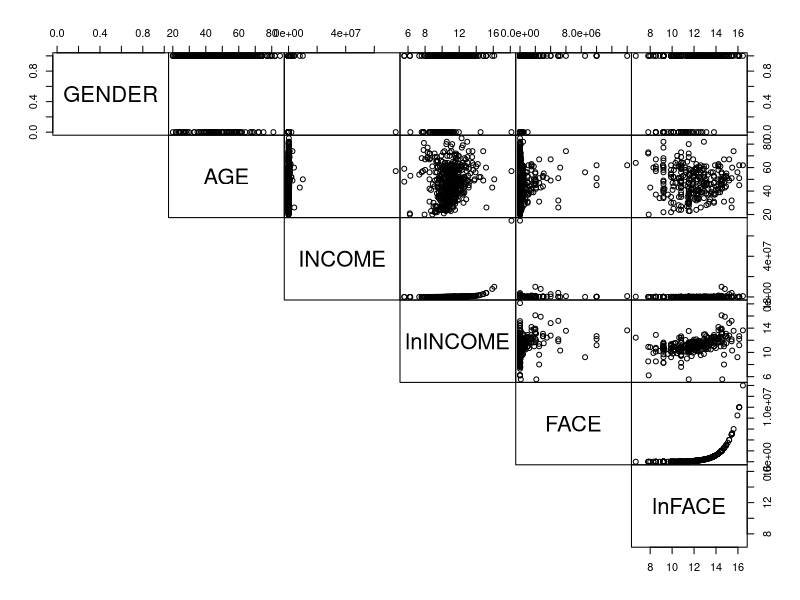
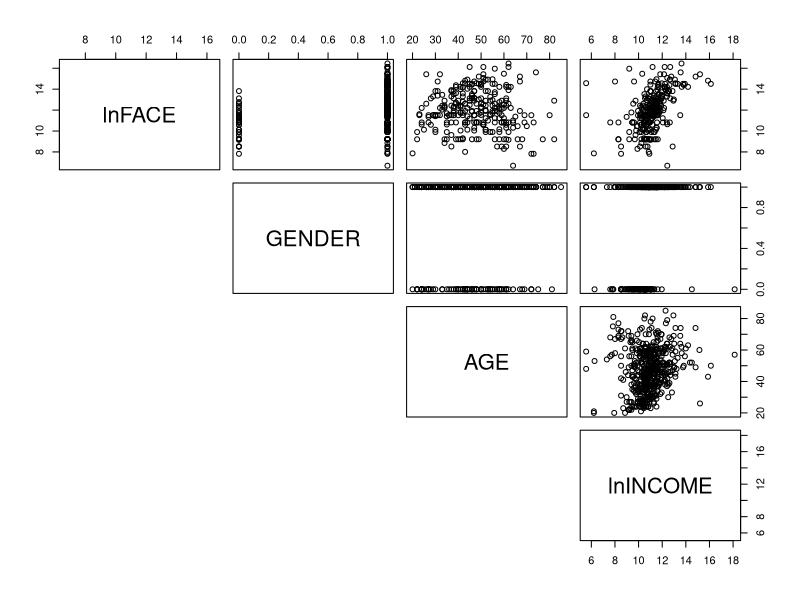
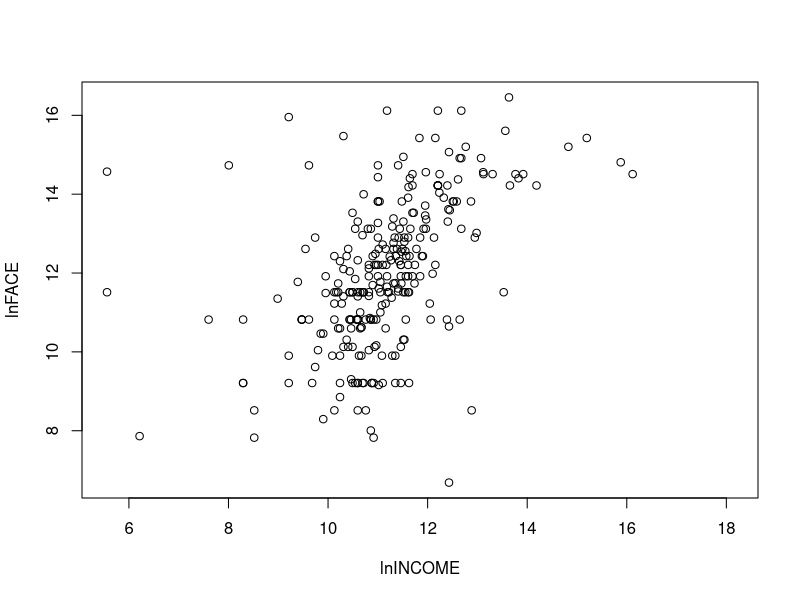
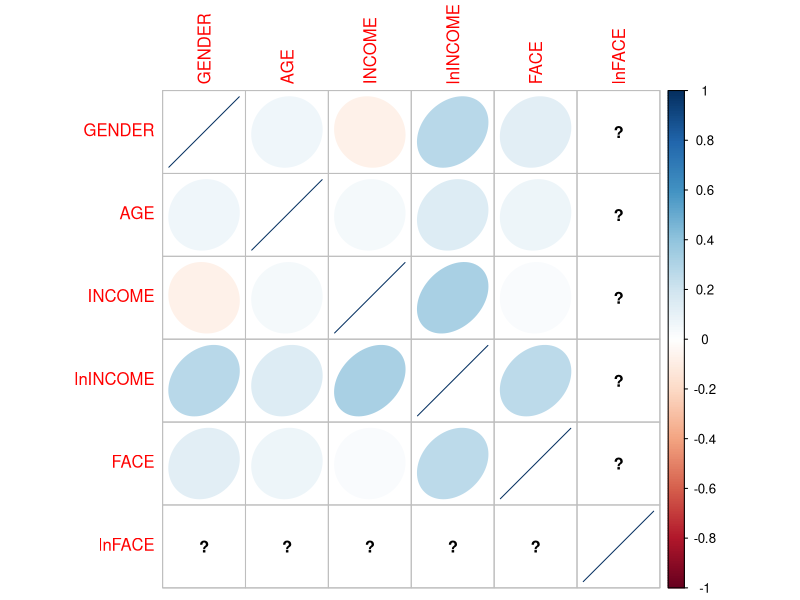
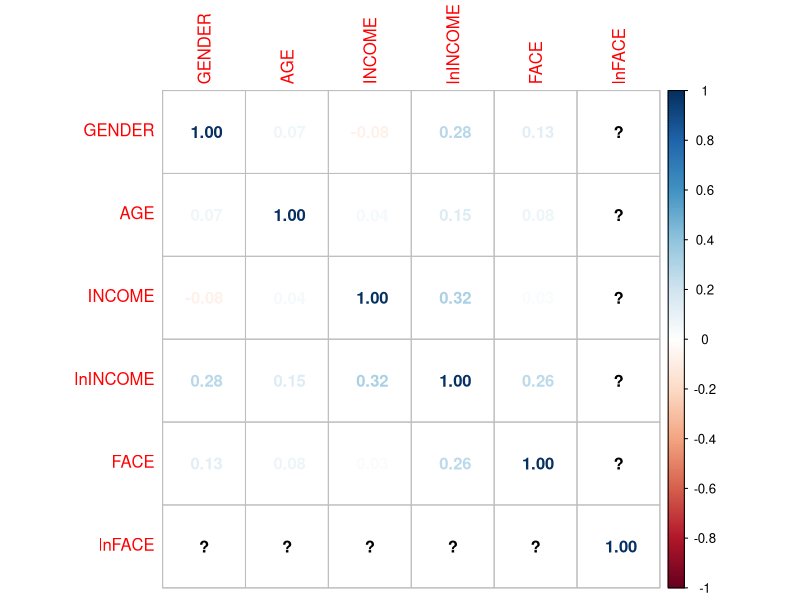

Reproduce these figures in R, in order.
# ###########################################################################
# #                                                                         #
# #                    FINAL ASSIGNMENT - QUESTION #1                       #
# #                                                                         #
# ###########################################################################
#

# 1. How gender, age and income (explanatory variables) are related to FACE 
# (dependent variable) and each other.
# a. Use graphs/figures to show the relationships
# 2. Can gender, age and income help explain the FACE
#    a. Run a multiple linear regression
#    b. Find the estimated regression parameters
#    c. Use Rsq, Rsq_Adj, MSE to show performance of explanatory variables
#    d. Use T‐test to show – how important the explanatory variables are
# 3. Use a statistical software to answer this question
# 4. Write down your interpretation as necessary so that a non‐statistician can
# understand your explanation

setwd("~/data-sci-learning/dat201/")
df.csv = read.csv("TermLife.csv")

df = data.frame(
    GENDER = df.csv$GENDER,  
       AGE = df.csv$AGE, 
    INCOME = df.csv$INCOME, 
  lnINCOME = log(df.csv$INCOME),
      FACE = df.csv$FACE,
    lnFACE = log(df.csv$FACE)
  )
attach(df)
pairs(df, lower.panel=NULL, gap=0)
pairs(lnFACE ~ GENDER + AGE + lnINCOME, data=df, lower.panel=NULL)

plot(lnINCOME, lnFACE)
df.cor = cor(df)

library(corrplot)
corrplot(df.cor, method="ellipse")
corrplot(df.cor, method="number")
